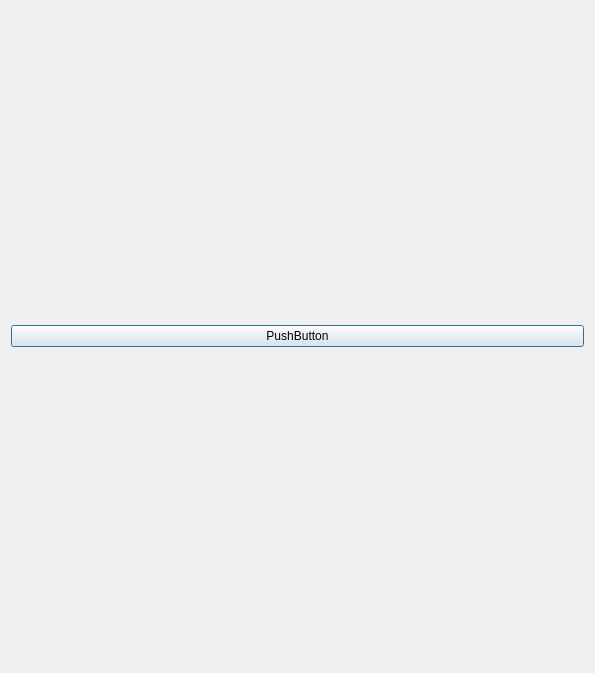
<?xml version="1.0" encoding="UTF-8"?>
<ui version="4.0">
 <class>CTestDlg</class>
 <widget class="QDialog" name="CTestDlg">
  <property name="geometry">
   <rect>
    <x>0</x>
    <y>0</y>
    <width>595</width>
    <height>673</height>
   </rect>
  </property>
  <property name="windowTitle">
   <string>CTestDlg</string>
  </property>
  <layout class="QVBoxLayout" name="verticalLayout">
   <item>
    <widget class="QPushButton" name="pushButton">
     <property name="text">
      <string>PushButton</string>
     </property>
    </widget>
   </item>
  </layout>
 </widget>
 <layoutdefault spacing="6" margin="11"/>
 <resources/>
 <connections/>
</ui>
